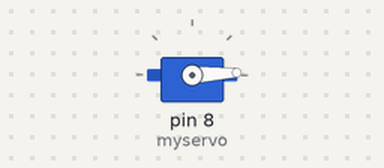
A sketch run on a simulated Arduino Uno, built with avr-gcc and run on an emulated ATmega328P. On the bench: servo.

Above: at 0.05 s.
At 1.3 s:
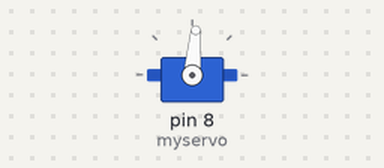
At 2.6 s:
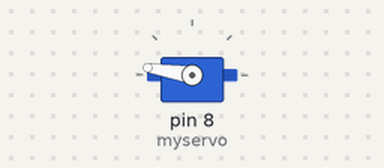
At 5.2 s:
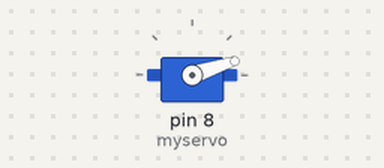
Timing chart, 0 to 7.1 s (numbered marks = the images above):
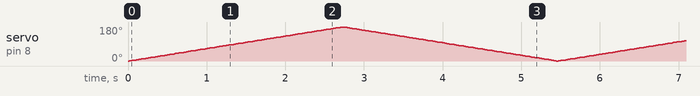

The sketch:

arduino_servo_moteur_180.ino
```cpp
#include <Servo.h>

Servo myservo;
int pos = 0;

void setup() {
  // put your setup code here, to run once:
myservo.attach(8);
}

void loop() {
  // put your main code here, to run repeatedly:
  for (pos = 0; pos <= 180; pos += 1) {
    myservo.write(pos); // Indiquer la position
    delay(15);          // Attendre 15ms pour laisser le temps
  }
  // Aller de 180 à 0
  for (pos = 180; pos >= 0; pos -= 1) {
    myservo.write(pos);
    delay(15);
  }
}
```
